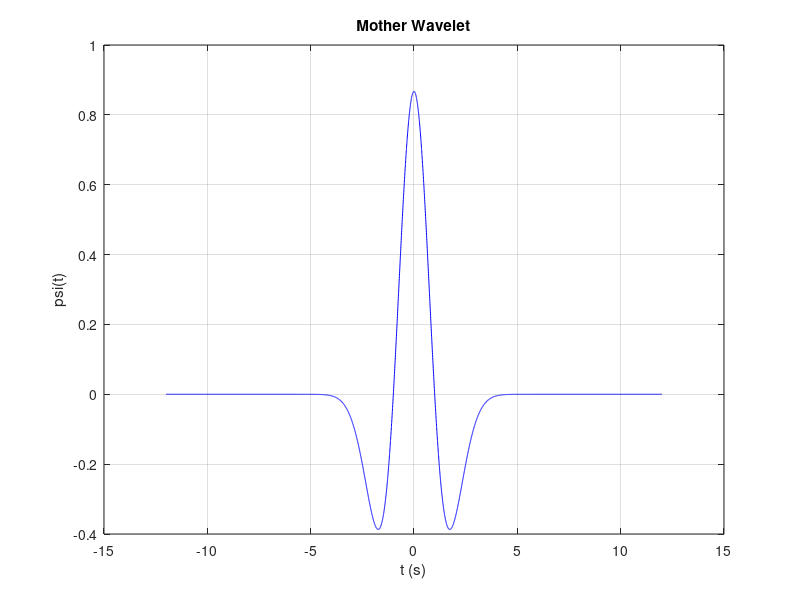
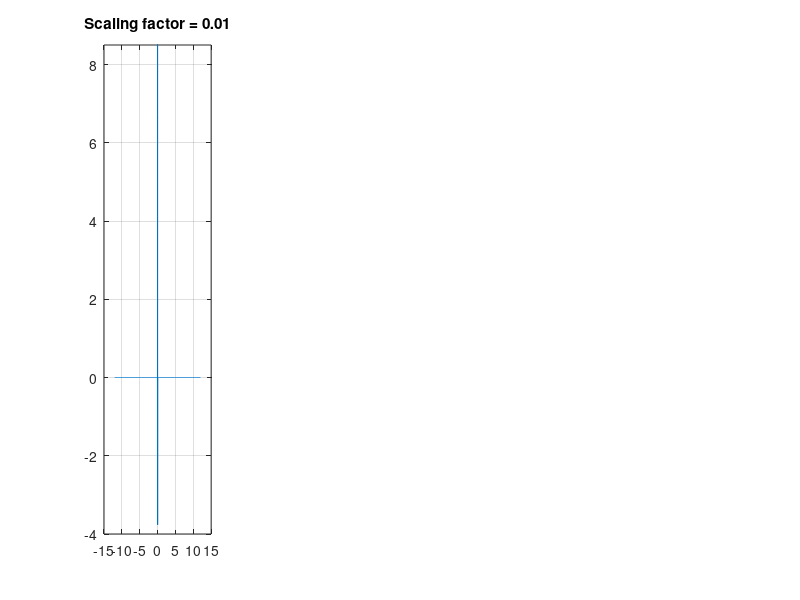

The MATLAB script that drew these images, in order: (Note: this script raises an error after producing the figures.)
clearvars; close all; clc;

fs = 250;           % Sample frequency
N = 3000;           % Data length
t = (-N:N)/fs;      % Time scale
s = 0.01:0.1:2;     % Values of scaling factor

% Maxican hat wavelet
%...

wavelt = -0.8671 .* exp(-0.5*t.^2).*(t.^2-1);


figure;
plot(t,wavelt,'b');
xlabel("t (s)");
ylabel("\psi(t)");
title("Mother Wavelet");
grid on;

k = 1;
for i = 1:5
    figure;
    for j = 1:4
        subplot(1,4,j);
        s_wavelt = (1/sqrt(s(k)))* (-0.8671 .* exp(-0.5*(t/s(k)).^2).*((t/s(k)).^2-1));
        plot(t, s_wavelt);
        ylim([-4,8.5]);
        title_string = sprintf("Scaling factor = %.2f",s(k));
        title(title_string);
        grid on; 
        fprintf("When scaling factor is %.2f, mean = %.2f , energy = %.2f\n",s(k),mean(s_wavelt),round(trapz(t, wavelt.^2),2));
        k=k+1;
    end 
end


% Generating spectra of wavelets
Fwavelt = fft(wavelt)/length(wavelt);
hz = linspace(0,fs/2,floor(length(wavelt)/2)+1);
figure;
plot(hz,2*abs(Fwavelt(1:length(hz))));
xlabel('Frequency (Hz)'), ylabel('Amplitude');
title("Spectra of the Mother Wavelet")

k = 1;
for i = 1:5
    figure;
    for j = 1:4
        subplot(1,4,j);
        s_wavelt = (1/sqrt(s(k)))* (-0.8671 .* exp(-0.5*(t/s(k)).^2).*((t/s(k)).^2-1));

        Fwavelt = fft(s_wavelt)/length(s_wavelt);
        hz = linspace(0,fs/2,floor(length(s_wavelt)/2)+1);
        
        plot(hz,2*abs(Fwavelt(1:length(hz))));
        xlabel('Frequency (Hz)'), ylabel('Amplitude');
        ylim([0,0.2]);
        title_string = sprintf("Scaling factor = %.2f",s(k));
        title(title_string);
        grid on; 
        k=k+1;
    end 
end


%% . Continuous Wavelet Decomposition
close all

scales = 0.01:0.01:2; 
t_new = (1:3*N)/fs;

x_n = [sin(0.5*pi*t_new(1:3*N/2-1)), sin(1.5*pi*t_new(3*N/2:end))];


figure;
stem(t_new,x_n);
xlabel('Time');
ylabel('Magnitude')

scales = 0.01:0.01:2;
convolutions = zeros(length(scales),length(x_n));

for i = 1:length(scales)
    s_wavelt = (1/sqrt(scales(i)))* (-0.8671 .* exp(-0.5*(t/scales(i)).^2).*((t/scales(i)).^2-1));
    convolutions(i,:) = conv(x_n, s_wavelt, 'same');
end


% Ploting the spectrogram
figure;
h = pcolor(t_new,scales,convolutions);
set(h, 'EdgeColor', 'none');
colormap jet
xlabel('Time (s)')
ylabel('Scale')
title('Spectrogram')
